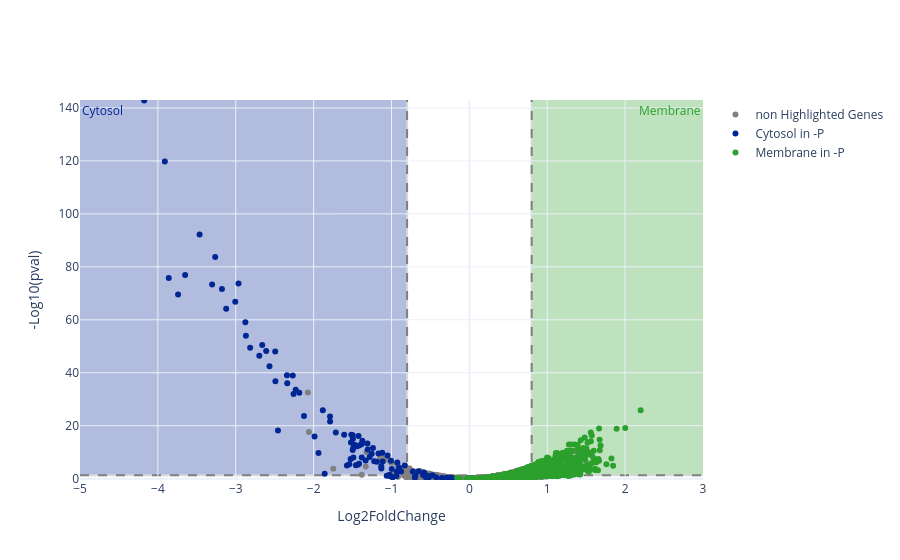

The cell this chart's notebook holds for it:
### Code cell
fig = volcano_from_deseq_result(
        df1,
        name_col="gene_name",
        highlight=highlight,
        lfc_cutoff=0.8,
        padj_cutoff=0.05,
        condition_name="Membrane",
        base_name="Cytosol",
        highlight_up_color=config["membraneColor"],
        highlight_down_color=config["cytosolColor"],
        opacity=0.3
    )
fig.update_layout(template="plotly_white")

### Figure 1 — Plotly figure (JSON) as saved in the notebook; plotly's stock layout.template omitted (floating-point values rounded to 4 significant figures; data arrays with more than 128 entries replaced by an {"elided": "..."} marker saying what was removed)
{"data": [{"hovertemplate": "<i>Y</i>: %{y:.2f}<br><b>X</b>: %{x}<br><b>%{text}</b>", "marker": {"color": "grey"}, "mode": "markers", "name": "non Highlighted Genes", "showlegend": true, "text": {"elided": "3319 str values"}, "x": {"elided": "3319 float values"}, "y": {"elided": "3319 float values"}, "type": "scatter"}, {"hovertemplate": "<i>Y</i>: %{y:.2f}<br><b>X</b>: %{x}<br><b>%{text}</b>", "marker": {"color": "#002695"}, "mode": "markers", "name": "Cytosol in -P", "showlegend": true, "text": ["6803t01", "6803t02", "6803t03", "6803t04", "6803t05", "6803t06", "6803t07", "6803t08", "6803t10", "6803t11", "6803t11_3'UTR", "6803t12", "6803t13", "6803t14", "6803t15", "6803t16", "6803t17", "6803t18", "6803t19", "6803t20", "6803t21", "6803t22", "6803t23", "6803t24", "6803t25", "6803t26", "6803t27", "6803t28", "6803t30", "6803t31", "6803t32", "6803t33", "6803t34", "6803t35", "6803t36", "6803t38", "6803t39", "6803t41", "6803t42", "CRISPR2 array", "Norf4", "ncl0160", "ncl0215", "ncl0290", "ncl0620", "ncl0720", "ncl1460", "ncl1570", "ncr0020", "rnpB", "ncr0220", "ncr0320", "ncr0480", "ncr0520", "ncr0810", "ncr0870", "ncr1397", "ncr1500", "ncr1525", "ilvN", "sll0267-as", "sll0481", "sll0662", "sll0732-as", "sll0772", "sll0793", "sll0837", "sll0847", "sll0930", "fusB", "tufA", "hlyD", "sll1247-as", "sll1476", "sll1586-as", "sll1814-as", "sll1837", "sll1906-as2", "prmA", "sll1927", "slr0031-as", "dnaJ", "slr0262", "slr0316", "slr0401", "slr0487-as", "slr0552", "slr0651", "slr0702", "slr0744-as2", "slr0779", "slr0784", "umuC", "slr0823-as2", "hemH;  scpA", "slr0842", "slr0889", "slr0944", "slr1152", "glgP2", "slr1534-as", "slr1624-as", "slr1744-as2", "slr1847-as", "slr1907", "ycf23", "psbM", "ssl1263", "ssl3076"], "x": [-2.698, -3.741, -2.342, -1.988, -3.006, -3.177, -2.23, -1.789, -2.567, -1.281, -1.525, -1.332, -4.176, -3.264, -2.124, -1.715, -2.257, -1.938, -2.184, -3.464, -2.965, -1.495, -2.609, -2.268, -2.339, -3.65, -3.86, -1.222, -1.49, -3.303, -3.123, -3.911, -1.858, -1.409, -2.877, -2.66, -2.493, -2.87, -2.815, -0.7263, -1.13, -1.423, -1.572, -1.061, -0.9133, -1.119, -1.498, -1.306, -1.007, -1.79, -0.348, 0.00265, -0.5376, -0.5945, -1.475, -1.051, -1.542, -1.457, -2.491, 0.002493, -0.9965, -0.9255, -1.882, -1.167, -1.433, -0.9305, -0.938, -1.498, -0.2907, -1.375, -1.44, -0.5548, -0.8297, -2.458, -0.2016, -0.2252, -0.3529, -1.131, -1.014, -1.38, -1.416, -1.521, -0.4747, -1.608, -1.188, -0.4259, -0.5233, -0.6944, -1.382, -1.114, -0.5813, -0.5791, -0.5097, -0.6991, -1.025, -1.309, -1.254, -1.516, -1.238, -0.2437, -0.2499, 0.03241, -1.49, -0.9851, -0.9027, -0.878, -0.6533, -0.5772, 0.3618], "y": [46.45, 69.55, 39.05, 15.96, 66.77, 71.61, 33.58, 21.61, 42.44, 8.157, 7.453, 6.835, 142.8, 83.68, 23.64, 17.45, 31.93, 9.7, 32.42, 92.24, 73.66, 15.12, 48.18, 38.97, 36.01, 76.91, 75.75, 6.602, 11.68, 73.36, 64.17, 119.8, 1.85, 12.67, 59.09, 50.47, 48.04, 53.93, 49.46, 2.718, 3.808, 16.08, 4.987, 1.065, 2.862, 9.763, 10.86, 10.99, 6.79, 23.43, 0.2592, 0.2252, 1.024, 1.372, 12.78, 8.753, 5.437, 5.114, 36.84, 0.2088, 3.642, 6.076, 25.82, 9.552, 5.264, 2.687, 1.014, 16.4, 0.3314, 14.29, 12.21, 0.3451, 4.987, 18.17, 0.1885, 0.05082, 0.09917, 4.67, 0.892, 13.08, 5.604, 13.62, 1.325, 16.55, 6.391, 0.5174, 0.458, 1.204, 7.957, 6.496, 2.289, 1.614, 0.9147, 0.3816, 1.501, 13.24, 9.448, 16.61, 11.61, 0.03872, 0.3475, 0.1665, 7.966, 0.4741, 4.12, 2.714, 2.826, 2.006, 0.9423], "type": "scatter"}, {"hovertemplate": "<i>Y</i>: %{y:.2f}<br><b>X</b>: %{x}<br><b>%{text}</b>", "marker": {"color": "#2ca02c"}, "mode": "markers", "name": "Membrane in -P", "showlegend": true, "text": {"elided": "998 str values"}, "x": {"elided": "998 float values"}, "y": {"elided": "998 float values"}, "type": "scatter"}], "layout": {"shapes": [{"fillcolor": "#2ca02c", "layer": "below", "line": {"color": "grey", "width": 2}, "opacity": 0.3, "type": "rect", "x0": 0.8, "x1": 100, "y0": 1.301, "y1": 200}, {"fillcolor": "#002695", "layer": "below", "line": {"color": "grey", "width": 2}, "opacity": 0.3, "type": "rect", "x0": -0.8, "x1": -100, "y0": 1.301, "y1": 200}, {"layer": "below", "line": {"color": "grey", "dash": "dash"}, "type": "line", "x0": 0, "x1": 1, "xref": "x domain", "y0": 1.301, "y1": 1.301, "yref": "y"}, {"layer": "below", "line": {"color": "grey", "dash": "dash"}, "type": "line", "x0": -0.8, "x1": -0.8, "xref": "x", "y0": 0, "y1": 1, "yref": "y domain"}, {"layer": "below", "line": {"color": "grey", "dash": "dash"}, "type": "line", "x0": 0.8, "x1": 0.8, "xref": "x", "y0": 0, "y1": 1, "yref": "y domain"}], "xaxis": {"autorangeoptions": {"clipmax": 3.0, "clipmin": -5.0}, "range": [-5.0, 3.0], "dtick": 1, "title": {"text": "Log2FoldChange"}}, "yaxis": {"autorangeoptions": {"clipmax": 143.0, "clipmin": -0.5}, "range": [-0.5, 143.0], "title": {"text": "-Log10(pval)"}}, "annotations": [{"font": {"color": "#2ca02c"}, "showarrow": false, "text": "Membrane", "x": 1, "xanchor": "right", "xref": "x domain", "y": 1, "yanchor": "top", "yref": "y domain"}, {"font": {"color": "#002695"}, "showarrow": false, "text": "Cytosol", "x": 0, "xanchor": "left", "xref": "x domain", "y": 1, "yanchor": "top", "yref": "y domain"}]}}
